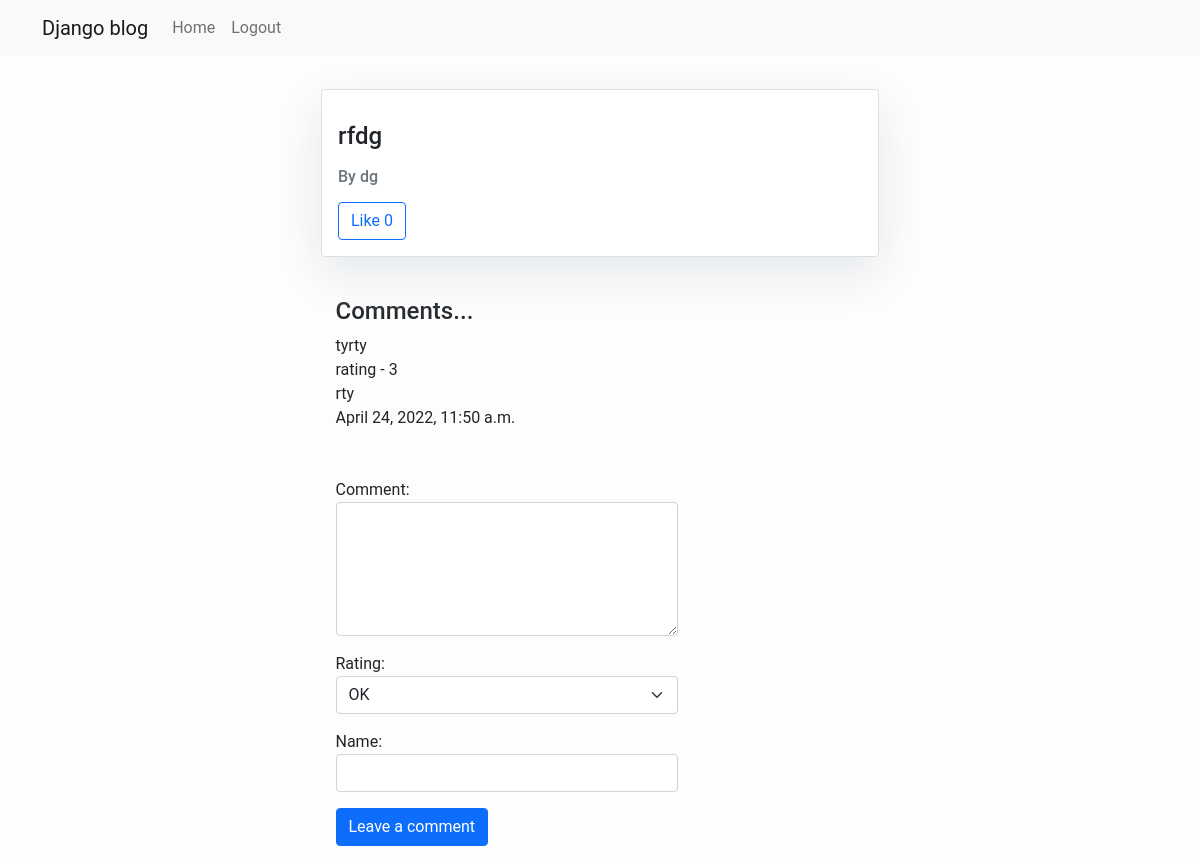
Page /post/2/ (signed in) on the committed database.
### blog/models.py (models this page shows, shortened)
class Post(models.Model):
    topic = models.ForeignKey(Topic, related_name="posts", on_delete=models.CASCADE)
    text = models.TextField()
    name = models.CharField(max_length=255)
    likes_count = models.IntegerField(default=0)
    beauty_content = RichTextField(blank=True, null=True)

class AbstractComment(models.Model):
    owner_name = models.CharField(max_length=255, default='')
    date_created = models.DateTimeField(auto_now_add=True, auto_created=True)
    class Meta:
        abstract = True

class Comment(AbstractComment):
    post = models.ForeignKey(Post, related_name="comment", on_delete=models.CASCADE)
    text = models.TextField()
    rating = models.IntegerField(choices=RATING_TYPE, default=OK)

### blog/views.py (the view)
# urls.py: path('post/<int:pk>/', PostDetailView.as_view(), name='post_detail'),
class PostDetailView(FormMixin, DetailView):
    model = Post
    form_class = CommentForm
    context_object_name = 'post_detail'
    template_name = 'post_detail.html'

### blog/forms.py
class CommentForm(forms.ModelForm):
    class Meta:
        model = Comment
        fields = ('text', 'rating', 'owner_name')
        labels = {'text': 'Comment', 'owner_name': 'Name'}
        widgets = {
            'text': forms.Textarea(attrs={'class': 'form-control', 'rows': 5}),
            'rating': forms.Select(attrs={'class': 'form-select'}),
            'owner_name': forms.TextInput(attrs={'class': 'form-control', 'rows': 1})
        }

### templates/post_detail.html (shortened to what this page needs)
{% extends "base.html" %}
{% block content %}
            <div class="card col-lg-6 offset-lg-3 mb-3">
              <div class="card-body">
                  <p class="card-text"><h4 class="text-dark">{{post_detail.text}}</h4></p>
                  <p class="card-title"><h6 class="text-secondary">By {{ post_detail.name }}</h6></p>
                  <form method="post" action="{% url 'like_post' post_detail.id %}">
                      <button type="submit" class="btn btn-outline-primary">Like {{ post_detail.likes_count }}</button>
                  </form>
              </div>
            </div>
            <div class="comments">
                <br/>
                <h4>Comments...</h4>
                {% if not post_detail.comment.all %}
                    No comments...
                {% else %}
                    {% for comment in post_detail.comment.all %}
                        {{ comment.text }}
                        <br/>
                        rating - {{ comment.rating }}
                        <br/>
                        {{ comment.owner_name }}
                        <br/>
                        {{ comment.date_created }}
                        <br/><br/>
                    {% endfor %}
                {% endif %}
                <br/>
                {% if user.is_authenticated %}
                    <form method="post" action="{% url 'add_comment' post_detail.id %}">
                        <div class="col-md-5">
                            {{ form.as_p }}
                        </div>
                        <button class="btn btn-primary">Leave a comment</button>
                    </form>
                {% else %}
                    <p class="text sign"><a href={% url 'login' %}>Sign in</a> to leave a comment...</p>
                {% endif %}
            </div>
{% endblock %}

### templates/post_detail.html (style rules this page uses)
body { font-family: "Roboto", sans-serif; font-size: 16px; background-color: rgba(253, 253, 253, 0.83); }
.comments { margin-left: 26.3%; margin-bottom: 1%; }
.card { box-shadow: 0 16px 48px #E3E7EB; margin-top: 3%; }

### rows in the picture
Post: text "rfdg", name "dg", likes_count "0"
Comment: text "tyrty", rating "3", owner_name "rty", date_created "April 24, 2022, 11:50 a.m."
